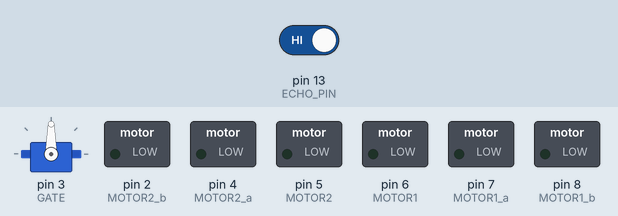
Bench run of a sketch on a simulated Arduino Uno, built with avr-gcc and run on an emulated ATmega328P. Shown: servo, switched loads named in the sketch (green lamp = pin HIGH). The test bench sets the inputs (shaded band); at power-on: pin 13 (ECHO_PIN) HIGH. Pins used as bus, display or sensor lines are not drawn.

Above: at 0.1 s.
At 6.8 s:
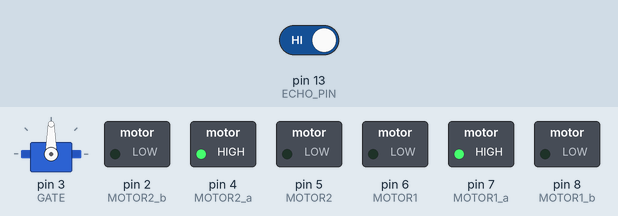
At 8.8 s:
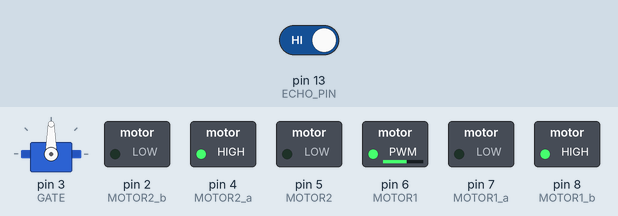
At 10.0 s:
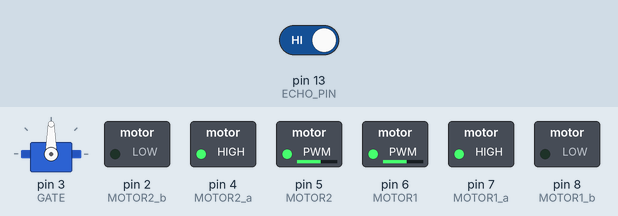
Timing chart, 0 to 11.5 s (numbered marks = the images above):
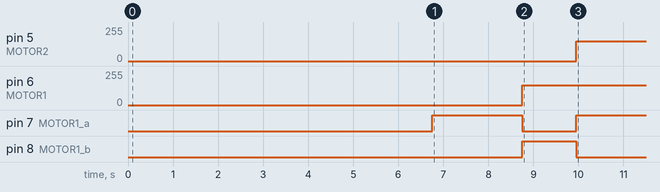

Measured:
- by itself, pin 5 (MOTOR2): 0/255 → 150/255 at 10.0 s
- by itself, pin 6 (MOTOR1): 0/255 → 150/255 at 8.8 s
- by itself, pin 7 (MOTOR1_a): HIGH → LOW at 8.8 s, → HIGH 1.2 s later
- by itself, pin 8 (MOTOR1_b): LOW → HIGH at 8.8 s, → LOW 1.2 s later

The sketch:

Robot_final.ino
```cpp
#include <QTRSensors.h>
#include <Servo.h>

// Change the values below to suit your robot's motors, weight, wheel type, etc.
#define KP .08
#define KD 2
#define M1_DEFAULT_SPEED 210 //left motor
#define M2_DEFAULT_SPEED 150 //right motor
#define M1_MAX_SPEED 250
#define M2_MAX_SPEED 250
#define MIDDLE_SENSOR 1
#define NUM_SENSORS  3      // number of sensors used
#define TIMEOUT       2500  // waits for 2500 us for sensor outputs to go low
#define EMITTER_PIN   QTR_NO_EMITTER_PIN      // emitter is controlled by digital pin 2
#define DEBUG 0 // set to 1 if serial debug output needed
#define MOTOR1 6
#define MOTOR2 5
#define MOTOR1_a 7
#define MOTOR1_b 8
#define MOTOR2_a 4
#define MOTOR2_b 2
#define GATE 3
#define TURN_TIME_90 1200
#define TRIG_PIN 12
#define ECHO_PIN 13
int program = 0;

int timer;
Servo gate;
enum MODE{START, WALL, LINE, SCORE, FIND_GOAL};
enum MODE mode = START;
QTRSensorsRC qtrrc((unsigned char[]) {9,10,11} ,NUM_SENSORS, TIMEOUT, EMITTER_PIN);

unsigned int sensorValues[NUM_SENSORS];


void setup() {
  // put your setup code here, to run once:
  pinMode(MOTOR1,OUTPUT);
  pinMode(MOTOR1_a,OUTPUT);
  pinMode(MOTOR1_b,OUTPUT);
  pinMode(MOTOR2_a,OUTPUT);
  pinMode(MOTOR2_b,OUTPUT);
  pinMode(MOTOR2,OUTPUT);
  pinMode(TRIG_PIN, OUTPUT);
  digitalWrite(TRIG_PIN, LOW);

  gate.attach(GATE);
  manual_calibration();
  set_motors(0,0);


}

int lastError = 0;
int  last_proportional = 0;
int integral = 0;


void loop() {
  // put your main code here, to run repeatedly:
  int rightMotorSpeed;
  int leftMotorSpeed;
  int motorSpeed;
  int error;
  int position;
  unsigned int sensors[3];

  switch(mode){
    case START:
      delay(2000);
      open_gate();
      digitalWrite(MOTOR1_a,HIGH);
      digitalWrite(MOTOR1_b,LOW);
      digitalWrite(MOTOR2_a,HIGH);
      digitalWrite(MOTOR2_b,LOW);
      analogWrite(MOTOR1,150);     // set motor speed
      analogWrite(MOTOR2,150);

      if(get_distance() < 25.0){
        turn90();
        mode = WALL;
        halt();
      }
      break;
    case WALL:
      digitalWrite(MOTOR1_a,HIGH);
      digitalWrite(MOTOR1_b,LOW);
      digitalWrite(MOTOR2_a,HIGH);
      digitalWrite(MOTOR2_b,LOW);
      analogWrite(MOTOR1,150);     // set motor speed
      analogWrite(MOTOR2,150);
      if(detect_ball() == true){
        collect_ball();
        mode = FIND_GOAL;
        break;
      }

      if(get_distance() < 25.0){
        turn90();
      }
      break;
    case FIND_GOAL:
      digitalWrite(MOTOR1_a,HIGH);
      digitalWrite(MOTOR1_b,LOW);
      digitalWrite(MOTOR2_a,HIGH);
      digitalWrite(MOTOR2_b,LOW);
      analogWrite(MOTOR1,150);     // set motor speed
      analogWrite(MOTOR2,150);

      if(get_distance() < 25.0){
        turn90();
      }
      if(on_line == true){
        mode = LINE;
      }

      break;
    case LINE:

      position = qtrrc.readLine(sensors);
      error = position - 1000;

      motorSpeed = KP * error + KD * (error - lastError);
      lastError = error;

      leftMotorSpeed = M1_DEFAULT_SPEED + motorSpeed;
      rightMotorSpeed = M2_DEFAULT_SPEED - motorSpeed;

      // set motor speeds using the two motor speed variables above
      set_motors(leftMotorSpeed, rightMotorSpeed);

      if(get_distance() < 25.0){
        score_goal();
        turn90();
        mode = WALL;
      }
      break;

  }


}

void manual_calibration() {

  int i;
      // turn on Arduino's LED to indicate we are in calibration mode
  for (i = 0; i < 150; i++)  // the calibration will take a few seconds
  {
    qtrrc.calibrate();
    delay(20);
  }
       // turn off Arduino's LED to indicate we are through with calibration

}

void set_motors(int motor1speed, int motor2speed)
{
  if (motor1speed > M1_MAX_SPEED ) {
    motor1speed = M1_MAX_SPEED; // limit top speed
  }
  if (motor2speed > M2_MAX_SPEED ){
    motor2speed = M2_MAX_SPEED; // limit top speed
  }
  if (motor1speed < 0){
    motor1speed = 0; // keep motor above 0
  }
  if (motor2speed < 0){
    motor2speed = 0;// keep motor speed above 0
  }
  analogWrite(MOTOR1,motor1speed);     // set motor speed
  analogWrite(MOTOR2,motor2speed);     // set motor speed
  digitalWrite(MOTOR1_a,HIGH);
  digitalWrite(MOTOR1_b,LOW);
  digitalWrite(MOTOR2_a,HIGH);
  digitalWrite(MOTOR2_b,LOW);
}

void turn90(){
      digitalWrite(MOTOR1_a,LOW);
      digitalWrite(MOTOR1_b,HIGH);
      digitalWrite(MOTOR2_a,HIGH);
      digitalWrite(MOTOR2_b,LOW);
      analogWrite(MOTOR1,150);     // set motor speed
      analogWrite(MOTOR2,0);
      delay(TURN_TIME_90);
}

void halt(){
      digitalWrite(MOTOR1_a,LOW);
      digitalWrite(MOTOR1_b,LOW);
      digitalWrite(MOTOR2_a,LOW);
      digitalWrite(MOTOR2_b,LOW);
      analogWrite(MOTOR1,0);     // set motor speed
      analogWrite(MOTOR2,0);
}

boolean detect_ball(){
  if (ball_distance() < 5){
    return true;
  }
  return false;
}

boolean on_line(){
  int position;
  unsigned int sensors[3];
  position = qtrrc.readLine(sensors);
  if(position < 1300 && position > 700){
    return true;
  }
  else{
    return false;
  }

}

float get_distance(){
  float volts = analogRead(A1);
  float distance = (6787.0/(volts-3.0))-4.0;
  return distance;
}
int ball_distance(){
  unsigned long t1;
  unsigned long t2;
  unsigned long pulse_width;
  float cm;

  // Hold the trigger pin high for at least 10 us
  digitalWrite(TRIG_PIN, HIGH);
  delayMicroseconds(10);
  digitalWrite(TRIG_PIN, LOW);

  // Wait for pulse on echo pin
  while ( digitalRead(ECHO_PIN) == 0 );

  // Measure how long the echo pin was held high (pulse width)
  // Note: the micros() counter will overflow after ~70 min
  t1 = micros();
  while ( digitalRead(ECHO_PIN) == 1);
  t2 = micros();
  pulse_width = t2 - t1;

  // Calculate distance in centimeters and inches. The constants
  // are found in the datasheet, and calculated from the assumed speed
  //of sound in air at sea level (~340 m/s).
  cm = pulse_width / 58.0;
  return cm;
}

void score_goal(){
  open_gate();
  analogWrite(MOTOR1,0);     // set motor speed
  analogWrite(MOTOR2,0);     // set motor speed
  digitalWrite(MOTOR1_a,LOW);
  digitalWrite(MOTOR1_b,LOW);
  digitalWrite(MOTOR2_a,LOW);
  digitalWrite(MOTOR2_b,LOW);
  delay(3000);

}

void collect_ball(){
  delay(3000);
  close_gate();
}

void open_gate(){
  gate.write(90);
}

void close_gate(){
  gate.write(0);
}
```
